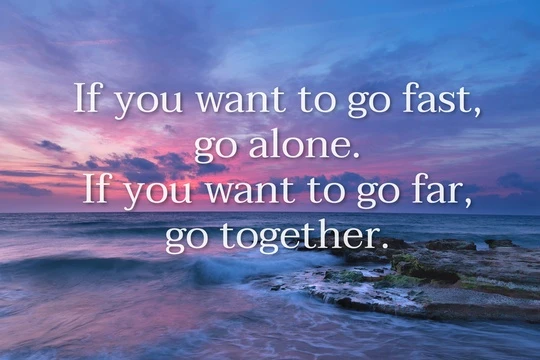
#> input picture images/sample3.png, 540 x 360 px
$ python webcam.py
#> lines starting #> are read from the running program, lines starting #| are printed output that depends on the picture; after the words box and inside, x2 and y2 are one past the last pixel; in counts of white or black regions, pixels touching at a corner belong together
import numpy
import cv2
import cv2
import numpy as np
import pytesseract

pytesseract.pytesseract.tesseract_cmd = r"C:\Program Files\Tesseract-OCR\tesseract.exe"

# [18 lines of commented-out code are left out]
img = cv2.imread("images/sample3.png")
#> img is the input picture: shape (360, 540, 3); mean B, G, R 162.6, 113.6, 107.1

# 2. Resize the image
img = cv2.resize(img, None, fx=0.5, fy=0.5)
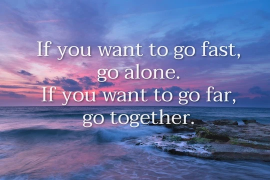
#> img: shape (180, 270, 3); mean B, G, R 162.7, 113.8, 107.2

# 3. Convert image to grayscale
gray = cv2.cvtColor(img, cv2.COLOR_BGR2GRAY)
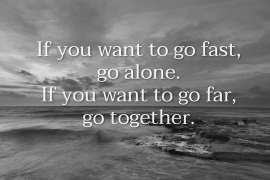
#> gray: shape (180, 270); min 10, max 249, mean 117.4

# 4. Convert image to black and white (using adaptive threshold)
adaptive_threshold = cv2.adaptiveThreshold(gray, 255, cv2.ADAPTIVE_THRESH_GAUSSIAN_C, cv2.THRESH_BINARY, 85, 11)
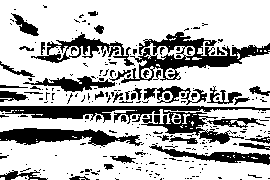
#> adaptive_threshold: shape (180, 270); 72.4% white; 263 black regions (218 under 20 px), largest, box (x1, y1, x2, y2) and area: (0, 106, 270, 144) 2984, (121, 32, 270, 83) 2349, (0, 128, 142, 147) 1471
#> (the run stopped early here; a loop or call above may not have finished)
